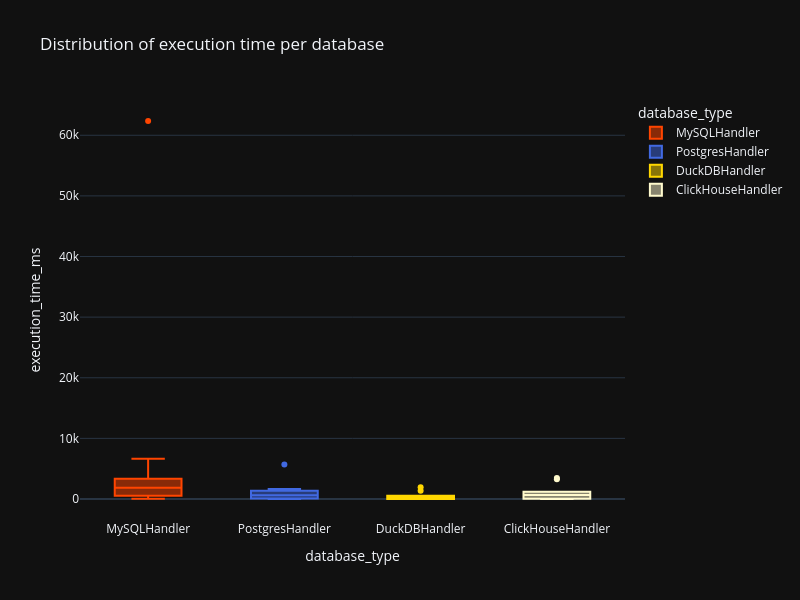

The cell this chart's notebook holds for it:
### Code cell
execution_time_box = px.box(
    top_df,
    x='database_type',
    y='execution_time_ms',
    title='Distribution of execution time per database',
    #labels={'database_type': 'Database System', 'cpu_usage_percent': 'Average CPU Utilization (%)'},
    template=template,
    height=600,
    width=800,
    color='database_type',
    color_discrete_map=color_map
)

execution_time_box.show()

### Figure 1 — Plotly figure (JSON) as saved in the notebook; plotly's stock layout.template omitted (floating-point values rounded to 4 significant figures)
{"data": [{"alignmentgroup": "True", "hovertemplate": "database_type=%{x}<br>execution_time_ms=%{y}<extra></extra>", "legendgroup": "MySQLHandler", "marker": {"color": "orangered"}, "name": "MySQLHandler", "notched": false, "offsetgroup": "MySQLHandler", "orientation": "v", "showlegend": true, "type": "box", "x": ["MySQLHandler", "MySQLHandler", "MySQLHandler", "MySQLHandler", "MySQLHandler", "MySQLHandler", "MySQLHandler", "MySQLHandler", "MySQLHandler", "MySQLHandler", "MySQLHandler"], "x0": " ", "xaxis": "x", "y": [22.88, 124.0, 977.0, 1706.0, 400.3, 3496.0, 62350.0, 6628.0, 2932.0, 1868.0, 2083.0], "y0": " ", "yaxis": "y"}, {"alignmentgroup": "True", "hovertemplate": "database_type=%{x}<br>execution_time_ms=%{y}<extra></extra>", "legendgroup": "PostgresHandler", "marker": {"color": "royalblue"}, "name": "PostgresHandler", "notched": false, "offsetgroup": "PostgresHandler", "orientation": "v", "showlegend": true, "type": "box", "x": ["PostgresHandler", "PostgresHandler", "PostgresHandler", "PostgresHandler", "PostgresHandler", "PostgresHandler", "PostgresHandler", "PostgresHandler", "PostgresHandler", "PostgresHandler", "PostgresHandler"], "x0": " ", "xaxis": "x", "y": [19.6, 42.29, 64.62, 607.6, 74.16, 1645.0, 5685.0, 1605.0, 177.7, 686.7, 697.2], "y0": " ", "yaxis": "y"}, {"alignmentgroup": "True", "hovertemplate": "database_type=%{x}<br>execution_time_ms=%{y}<extra></extra>", "legendgroup": "DuckDBHandler", "marker": {"color": "gold"}, "name": "DuckDBHandler", "notched": false, "offsetgroup": "DuckDBHandler", "orientation": "v", "showlegend": true, "type": "box", "x": ["DuckDBHandler", "DuckDBHandler", "DuckDBHandler", "DuckDBHandler", "DuckDBHandler", "DuckDBHandler", "DuckDBHandler", "DuckDBHandler", "DuckDBHandler", "DuckDBHandler", "DuckDBHandler"], "x0": " ", "xaxis": "x", "y": [18.46, 2.12, 9.362, 213.1, 2.918, 1929.0, 213.9, 1349.0, 52.17, 551.7, 507.8], "y0": " ", "yaxis": "y"}, {"alignmentgroup": "True", "hovertemplate": "database_type=%{x}<br>execution_time_ms=%{y}<extra></extra>", "legendgroup": "ClickHouseHandler", "marker": {"color": "lemonchiffon"}, "name": "ClickHouseHandler", "notched": false, "offsetgroup": "ClickHouseHandler", "orientation": "v", "showlegend": true, "type": "box", "x": ["ClickHouseHandler", "ClickHouseHandler", "ClickHouseHandler", "ClickHouseHandler", "ClickHouseHandler", "ClickHouseHandler", "ClickHouseHandler", "ClickHouseHandler", "ClickHouseHandler", "ClickHouseHandler", "ClickHouseHandler"], "x0": " ", "xaxis": "x", "y": [241.8, 7.331, 16.14, 697.8, 7.09, 3471.0, 669.2, 3278.0, 60.26, 1203.0, 1116.0], "y0": " ", "yaxis": "y"}], "layout": {"boxmode": "overlay", "height": 600, "legend": {"title": {"text": "database_type"}, "tracegroupgap": 0}, "title": {"text": "Distribution of execution time per database"}, "width": 800, "xaxis": {"anchor": "y", "categoryarray": ["MySQLHandler", "PostgresHandler", "DuckDBHandler", "ClickHouseHandler"], "categoryorder": "array", "domain": [0, 1], "title": {"text": "database_type"}}, "yaxis": {"anchor": "x", "domain": [0, 1], "title": {"text": "execution_time_ms"}}}}
